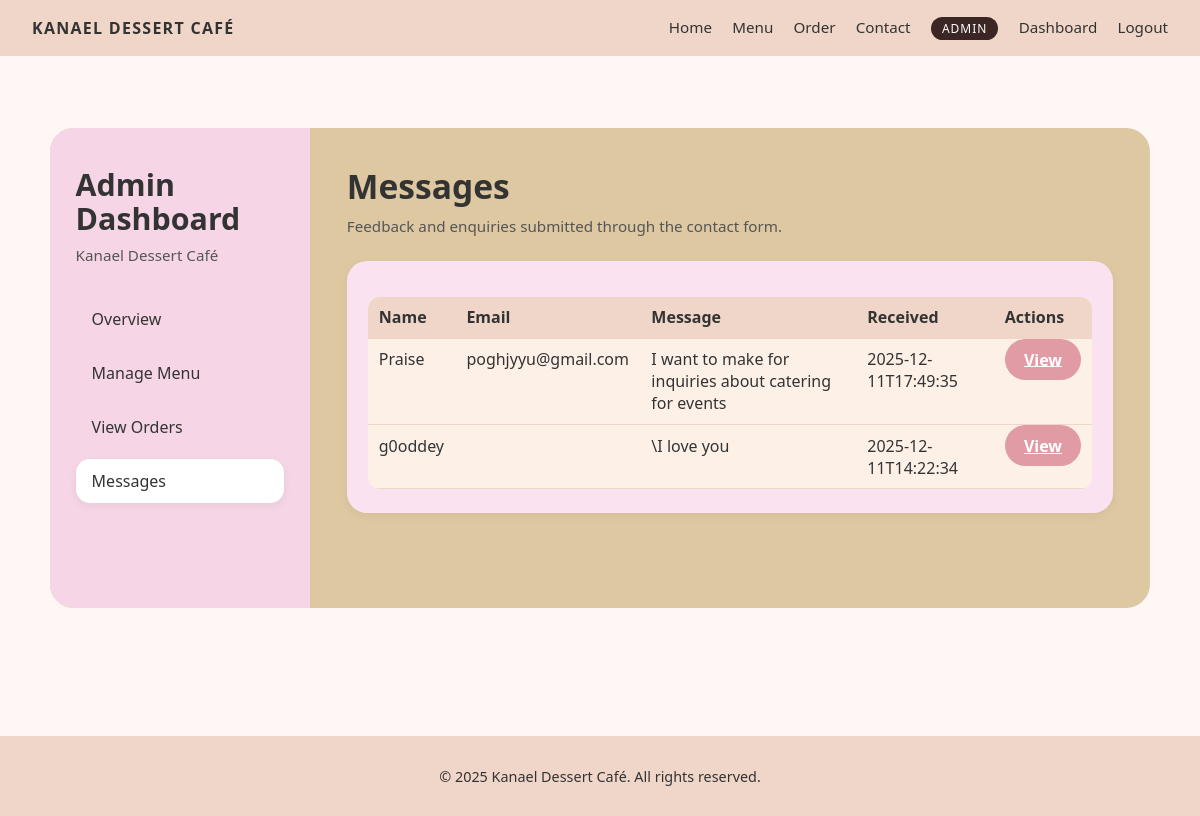
/admin/messages (signed in), run on the app's committed database.
### tables this page shows
CREATE TABLE messages (
            id INTEGER PRIMARY KEY AUTOINCREMENT,
            name TEXT NOT NULL,
            email TEXT,
            message TEXT NOT NULL,
            created_at TEXT NOT NULL
        , admin_reply TEXT, replied_at TEXT);

### app.py (the view)
@app.route("/admin/messages")
@login_required
def admin_messages():
    conn = get_db_connection()
    cur = conn.cursor()
    cur.execute("SELECT * FROM messages ORDER BY created_at DESC")
    messages = cur.fetchall()
    conn.close()
    return render_template("admin_messages.html", messages=messages)

### app.py (called while the page is built)
def get_db_connection():
    conn = sqlite3.connect(DB_PATH)
    conn.row_factory = sqlite3.Row
    return conn

def login_required(view_func):
    @wraps(view_func)
    def wrapped_view(*args, **kwargs):
        if not session.get("is_admin"):
            flash("Please log in to access the admin area.", "warning")
            return redirect(url_for("admin_login"))
        return view_func(*args, **kwargs)
    return wrapped_view

### templates/admin_messages.html
{% extends "base.html" %}
{% block content %}
<div class="admin-layout">
  <aside class="admin-sidebar">
    <h2>Admin<br>Dashboard</h2>
    <p class="admin-brand">Kanael Dessert Café</p>
    <nav class="admin-nav">
      <a href="{{ url_for('admin_dashboard') }}" class="admin-nav-link">Overview</a>
      <a href="{{ url_for('admin_menu') }}" class="admin-nav-link">Manage Menu</a>
      <a href="{{ url_for('admin_orders') }}" class="admin-nav-link">View Orders</a>
      <a href="{{ url_for('admin_messages') }}" class="admin-nav-link active">Messages</a>
    </nav>
  </aside>
  <section class="admin-main">
    <div class="admin-main-header">
      <h1>Messages</h1>
      <p>Feedback and enquiries submitted through the contact form.</p>
    </div>
    <div class="admin-card">
      <table class="admin-table">
        <thead>
          <tr>
            <th>Name</th>
            <th>Email</th>
            <th>Message</th>
            <th>Received</th>
            <th>Actions</th>
          </tr>
        </thead>
        <tbody>
        {% for m in messages %}
          <tr>
            <td>{{ m.name }}</td>
            <td>{{ m.email }}</td>
            <td>{{ m.message }}</td>
            <td>{{ m.created_at }}</td>
            <td>
  <a href="{{ url_for('admin_view_message', msg_id=m.id) }}" class="btn">View</a>
</td>
          </tr>
        {% endfor %}
        </tbody>
      </table>
    </div>
  </section>
</div>
{% endblock %}

### static/css/styles.css (style rules this page uses)
body { font-family: system-ui, -apple-system, BlinkMacSystemFont, sans-serif; margin: 0; background: #fff7f5; color: #333; }
html, body { height: 100%; }
body { display: flex; flex-direction: column; }
.btn, button, .btn-primary { background: #e09ba5; border: none; padding: 0.6rem 1.2rem; border-radius: 999px; color: white; cursor: pointer; font-weight: 600; transition: transform 0.1s ease, box-shadow 0.1s ease; }
.admin-table { width: 100%; border-collapse: collapse; margin-top: 1rem; background: #fdf1e7; border-radius: 12px; overflow: hidden; }
.admin-table th, .admin-table td { padding: 0.6rem 0.7rem; border-bottom: 1px solid #f0d6c8; vertical-align: top; }
.admin-table th { background: #f0d6c8; text-align: left; }
.admin-layout { display: flex; gap: 0; margin: 2rem auto 3rem; max-width: 1200px; min-height: 480px; border-radius: 24px; overflow: hidden; background: #dec8a2; }
.admin-sidebar { width: 260px; background: #f6d6e6; padding: 2.5rem 1.6rem; box-sizing: border-box; }
.admin-sidebar h2 { margin: 0 0 0.6rem; font-size: 1.9rem; line-height: 1.1; }
.admin-sidebar .admin-brand { margin: 0 0 2rem; font-size: 0.95rem; color: #555; }
.admin-nav { display: flex; flex-direction: column; gap: 0.6rem; }
.admin-nav-link { display: block; padding: 0.7rem 1rem; border-radius: 14px; text-decoration: none; color: #333; background: transparent; font-weight: 500; }
.admin-nav-link.active, .admin-nav-link:hover { background: #ffffff; box-shadow: 0 3px 10px rgba(0,0,0,0.06); }
.admin-main { flex: 1; padding: 2.2rem 2.3rem 2.5rem; box-sizing: border-box; }
.admin-main-header h1 { margin: 0 0 0.4rem; font-size: 2.1rem; }
.admin-main-header p { margin: 0 0 1.6rem; font-size: 0.95rem; color: #555; }
.admin-card { background: #fbe2f0; border-radius: 20px; padding: 1.2rem 1.3rem 1.5rem; box-shadow: 0 3px 10px rgba(0,0,0,0.05); }

### data on the page
messages: name "Praise", email "poghjyyu@gmail.com", message "I want to make for inquiries about catering for events", created_at "2025-12-11T17:49:35"
messages: name "g0oddey", message "\\I love you", created_at "2025-12-11T14:22:34"
